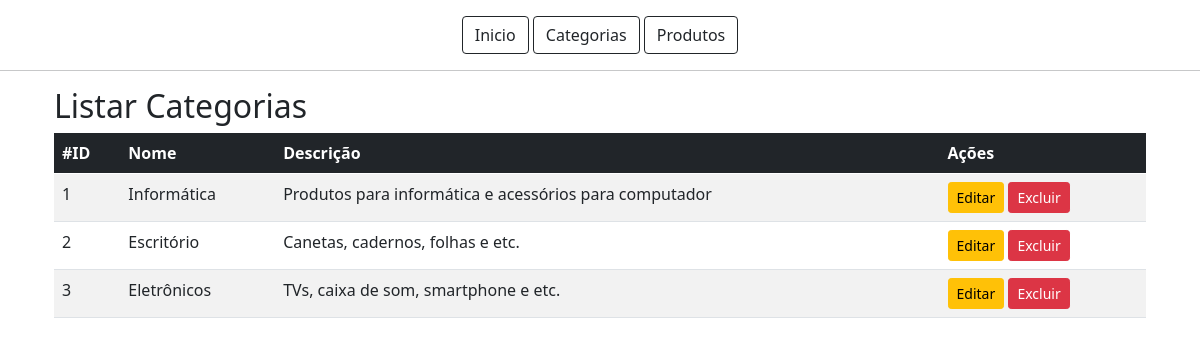
Screenshot of /categorias with the database file from the repository.
### tables this page shows
CREATE TABLE tb_category(
  id INT(11) NOT NULL PRIMARY KEY AUTO_INCREMENT,
  name VARCHAR(30) NOT NULL,
  description VARCHAR(100) NOT NULL
);

### src/Controller/AbstractController.php (called while the page is built, shortened)
<?php
abstract class AbstractController
{
  public function render(string $viewName, $data = null): void
  {
    include dirname(__DIR__) . "/View/_partials/head.php";
    include dirname(__DIR__) . "/View/{$viewName}.php";
    include dirname(__DIR__) . "/View/_partials/footer.php";
  }
}

### src/Controller/CategoryController.php (called while the page is built, shortened)
<?php
class CategoryController extends AbstractController
{
  public function listAction(): void
  {
    $connection = Connection::getConnection();
  $result = $connection->prepare('SELECT * FROM tb_category');
  $result->execute();
    parent::render('category/list', $result);
  }
}

### public/index.php (called while the page is built, shortened)
<?php
$url = explode('?', $_SERVER['REQUEST_URI'])[0];
$routes = include '../config/routes.php';
$methodName = $routes[$url]['method'];
(new $controllerName())->$methodName();

### src/View/category/list.php (the view, shortened to what this page needs)
<link href="https://cdn.jsdelivr.net/npm/bootstrap@5.0.2/dist/css/bootstrap.min.css" rel="stylesheet"
>
<h2>Listar Categorias</h2>
<table class="table table-hover table-striped">
  <thead class="table-dark">
    <tr>
      <th>#ID</th>
      <th>Nome</th>
      <th>Descrição</th>
      <th>Ações</th>
    </tr>
  </thead>
  <tbody>
    <?php
    while ($category = $data->fetch(\PDO::FETCH_ASSOC)) {
      extract($category);
      echo '<tr>';
      echo "<td>{$id}</td>";
      echo "<td>{$name}</td>";
      echo "<td>{$description}</td>";
      echo "<td>
            <a href='/categorias/editar?id={$id}' class='btn btn-warning btn-sm'>Editar</a>
            <a href='/categorias/excluir?id={$id}' class='btn btn-danger btn-sm'>Excluir</a>
           </td>";
      echo '</tr>';
    }
    ?>
  </tbody>
</table>

### src/View/_partials/head.php (shortened to what this page needs)
<!DOCTYPE html>
<html lang="pt-BR">
<head>
  <link href="https://cdn.jsdelivr.net/npm/bootstrap@5.2.0-beta1/dist/css/bootstrap.min.css" rel="stylesheet"
>
</head>
<body>
  <nav class='mt-3 text-center'>
    <a href="/" class="btn btn-outline-dark">Inicio</a>
    <a href="/categorias" class="btn btn-outline-dark">Categorias</a>
    <a href="/produtos" class="btn btn-outline-dark">Produtos</a>
  </nav>
  <hr>
  <div class="container mt3">

### src/View/_partials/footer.php
</div>
</body>
</html>

### rows the page displays
tb_category: id "1", name "Informática", description "Produtos para informática e acessórios para computador"
tb_category: id "2", name "Escritório", description "Canetas, cadernos, folhas e etc."
tb_category: id "3", name "Eletrônicos", description "TVs, caixa de som, smartphone e etc."
